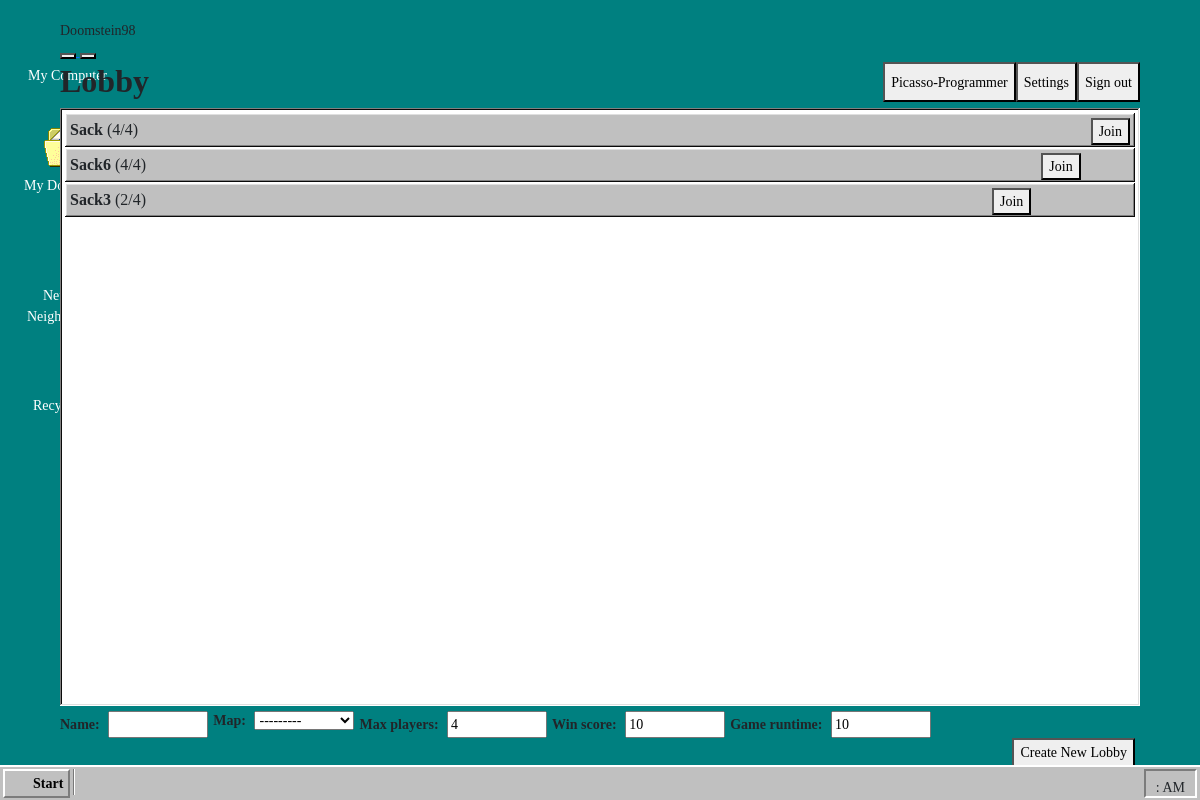
Page /menu/ (signed in) on the earlier database version.
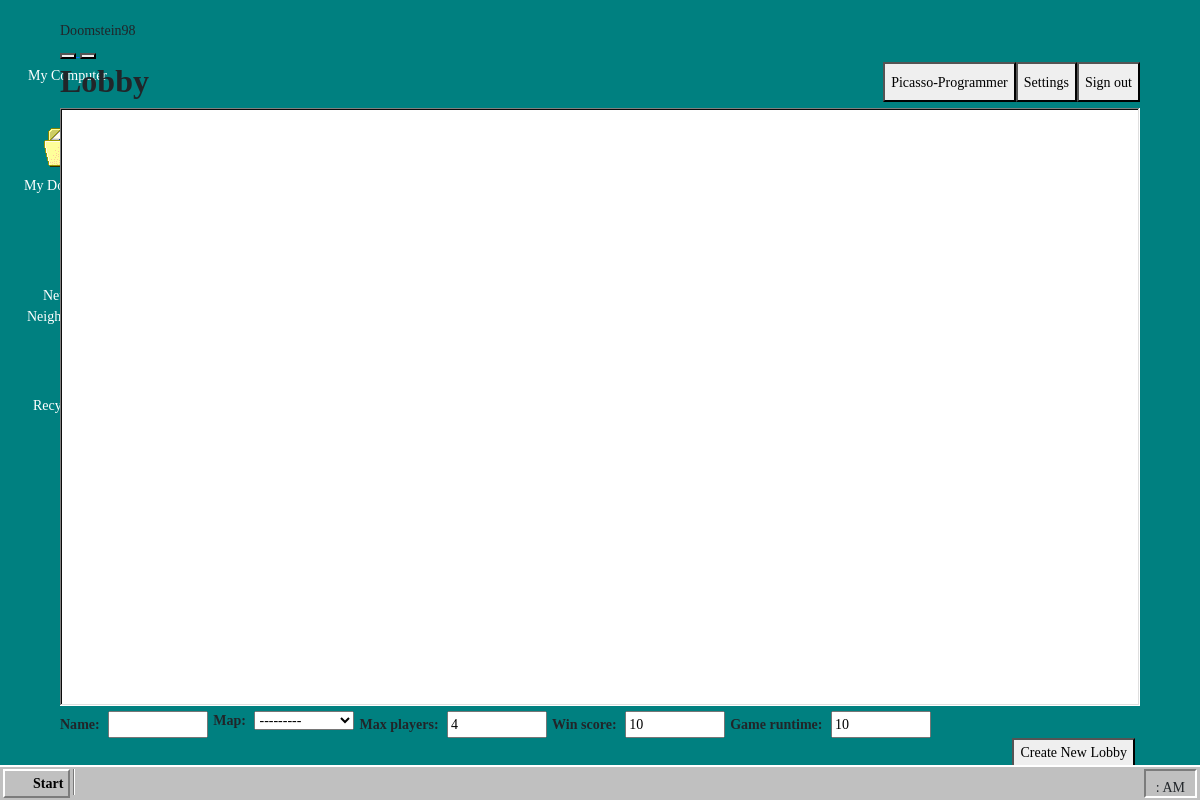
Same page on the later database version.
### lobby/models.py (models this page shows, shortened)
class Lobby(models.Model):
    name            = models.SlugField                  (   max_length=50,
                                                            unique=True,
                                                            error_messages={"invalid":"No Spaces allowed"})
    map             = models.ForeignKey                 (Map, on_delete=models.CASCADE)
    mode            = models.PositiveSmallIntegerField  (default=0)
    max_players     = models.PositiveSmallIntegerField  (default=4, validators=[validator.MinValueValidator(2,"To play reasonably, you should play at least with two player"), validator.MaxValueValidator(MAX_PLAYERS, "The Server can not handle more players")])
    current_players = models.PositiveSmallIntegerField  (default=0, validators=[validator.MaxValueValidator(max_players)])
    game_runtime    = models.PositiveSmallIntegerField  (default=10,validators=[validator.MinValueValidator(2), validator.MaxValueValidator(60)])
    win_score       = models.PositiveSmallIntegerField  (default=10,validators=[validator.MinValueValidator(1), validator.MaxValueValidator(100)])

### Mainmenu/views.py (the view)
# urls.py: path('menu/', views.menu, name="menu"),
@login_required(login_url='/accounts/login/')
def menu(request):
    lobbies = Lobby.objects.all()
    context = {'lobbies': lobbies}
    if request.method == "POST":
        form = LobbyForm(request.POST)
        if form.is_valid():
            user = form.save()
            messages.add_message(request, messages.SUCCESS,
                                 'Lobby created.')
            return redirect(reverse("menu"))
        else:
            context['lobby_form'] = form
            messages.add_message(request, messages.ERROR,
                                 'Lobby was not created.')
    else:
        form = LobbyForm(request)
        context['lobby_form'] = form
    return render(request, "menu.html",
                  {'form': LobbyForm, 'lobbies': Lobby.objects.all()})

### lobby/models.py (called while the page is built)
    def __str__(self) -> str:
        return self.name

### Mainmenu/templates/menu.html (shortened to what this page needs)
{% extends 'base.html' %}
{% block content %}
{% load static %}
<link rel="stylesheet" type="text/css" href="{% static 'menu/css/menu.css' %}">
    <h2 class="h2 lobby"><b>Lobby</b></h2>
    <a href="{% url 'logout' %}">
        <button class="button user">
        Sign out
        </button>
    </a>
    <button class="button user">
        Settings
    </button>
    <button class="button user">
        {{ user.user_name }}
    </button>
    <div class="div lobbybox">
        {% for lobby in lobbies %}
            <div class="div lobbyline">
                <p class="p lobbytext"><b>{{ lobby.name }}</b> ({{ lobby.current_players }}/{{ lobby.max_players }})</p>
                <a href="{% url 'game' lobby_name=lobby.name %}">
                    <button class="button lobby">
                        Join
                    </button>
                </a>
            </div>
        {% endfor %}
    </div>
    <form method="post">
        {% for field in form %}
            <div class="field-row-stacked register">
            {% if field.html_name == "name" %}
                <label class="label"><strong>{{ field.label_tag }}</strong></label>
            {% else %}
                <label><strong>{{ field.label_tag }}</strong></label>
            {% endif %}
            {{ field }}
            </div>
        {% endfor %}
        {% if messages %}
        {% for message in messages %}
                <span class="error">{{ message }}</span>
        {% endfor %}
        {% else %}
        <br>
        {% endif %}
        <section class="field-row">
            <button class="button createlobby">
                Create New Lobby
            </button>
        </section>
    </form>
{% endblock %}

Differences in the rows shown:
removed Lobby: name "Sack", current_players "4", max_players "4"
removed Lobby: name "Sack6", current_players "4", max_players "4"
removed Lobby: name "Sack3", current_players "2", max_players "4"
